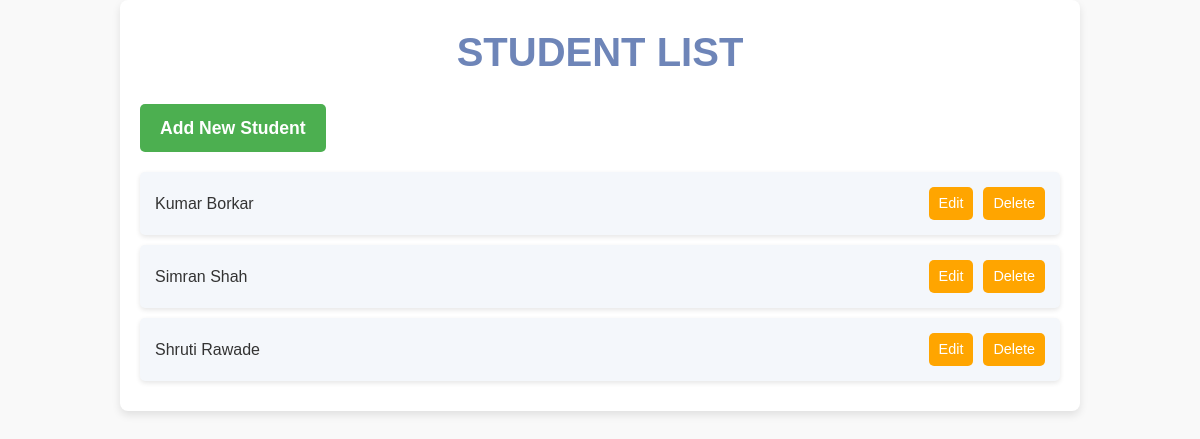
The page /students/ on the database its author committed.
### attendance/models.py (models this page shows, shortened)
class Student(models.Model):
    name = models.CharField(max_length=100)
    roll_number = models.CharField(max_length=20, unique=True)
    email = models.EmailField()

### attendance/views.py (the view)
# urls.py: path('students/', views.student_list, name='student_list'),
def student_list(request):
    students = Student.objects.all()
    return render(request, 'attendance/student_list.html', {'students': students})

### attendance/templates/attendance/student_list.html (shortened to what this page needs)
<!DOCTYPE html>
<html lang="en">
<head>
</head>
<body>
    <div class="container">
        <h2>STUDENT LIST</h2>
        <a href="{% url 'student_create' %}" class="add-student">Add New Student</a>
        <ul>
            {% for student in students %}
                <li>
                    <span>{{ student.name }}</span>
                    <div class="actions">
                        <a href="{% url 'student_update' student.pk %}">Edit</a>
                        <a href="{% url 'student_delete' student.pk %}">Delete</a>
                    </div>
                </li>
            {% endfor %}
        </ul>
    </div>
</body>
</html>

### attendance/templates/attendance/student_list.html (style rules this page uses)
* { margin: 0; padding: 0; box-sizing: border-box; }
body { font-family: 'Arial', sans-serif; background-color: #f9f9f9; color: #333; line-height: 1.6; }
.container { width: 80%; max-width: 1200px; margin: 0 auto; padding: 20px; background-color: #fff; border-radius: 8px; box-shadow: 0 4px 8px rgba(0, 0, 0, 0.1); }
h2 { text-align: center; font-size: 2.5em; color: #6e85b8; margin-bottom: 20px; }
a { text-decoration: none; color: #4CAF50; font-size: 1.1em; }
.add-student { display: inline-block; padding: 10px 20px; background-color: #4CAF50; color: white; border-radius: 5px; font-weight: bold; margin-bottom: 20px; transition: background-color 0.3s ease; }
ul { list-style-type: none; padding: 0; }
li { background-color: #f4f7fb; margin-bottom: 10px; padding: 15px; border-radius: 5px; display: flex; justify-content: space-between; align-items: center; box-shadow: 0 2px 5px rgba(0, 0, 0, 0.1); }
li a { color: #3e8e41; font-size: 1.1em; padding: 5px 10px; border-radius: 5px; transition: background-color 0.3s ease; }
.actions { display: flex; gap: 10px; }
.actions a { background-color: #ffa500; padding: 5px 10px; color: white; border-radius: 5px; font-size: 0.9em; text-align: center; }

### rows shown on the page
Student: name "Kumar Borkar"
Student: name "Simran Shah"
Student: name "Shruti Rawade"
